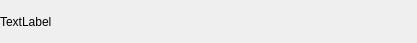
<?xml version="1.0" encoding="UTF-8"?>
<ui version="4.0">
 <class>FriendLabel</class>
 <widget class="QWidget" name="FriendLabel">
  <property name="geometry">
   <rect>
    <x>0</x>
    <y>0</y>
    <width>417</width>
    <height>43</height>
   </rect>
  </property>
  <property name="minimumSize">
   <size>
    <width>0</width>
    <height>43</height>
   </size>
  </property>
  <property name="maximumSize">
   <size>
    <width>16777215</width>
    <height>43</height>
   </size>
  </property>
  <property name="windowTitle">
   <string>Form</string>
  </property>
  <layout class="QHBoxLayout" name="horizontalLayout">
   <property name="spacing">
    <number>0</number>
   </property>
   <property name="leftMargin">
    <number>0</number>
   </property>
   <property name="topMargin">
    <number>0</number>
   </property>
   <property name="rightMargin">
    <number>0</number>
   </property>
   <property name="bottomMargin">
    <number>0</number>
   </property>
   <item>
    <widget class="QLabel" name="tip_lb">
     <property name="text">
      <string>TextLabel</string>
     </property>
    </widget>
   </item>
   <item>
    <widget class="QWidget" name="close_wid" native="true">
     <property name="minimumSize">
      <size>
       <width>25</width>
       <height>25</height>
      </size>
     </property>
     <property name="maximumSize">
      <size>
       <width>25</width>
       <height>25</height>
      </size>
     </property>
     <layout class="QHBoxLayout" name="horizontalLayout_2">
      <property name="spacing">
       <number>0</number>
      </property>
      <property name="leftMargin">
       <number>0</number>
      </property>
      <property name="topMargin">
       <number>0</number>
      </property>
      <property name="rightMargin">
       <number>0</number>
      </property>
      <property name="bottomMargin">
       <number>0</number>
      </property>
      <item>
       <widget class="ClickedLabel" name="close_lb">
        <property name="minimumSize">
         <size>
          <width>15</width>
          <height>15</height>
         </size>
        </property>
        <property name="maximumSize">
         <size>
          <width>15</width>
          <height>15</height>
         </size>
        </property>
        <property name="styleSheet">
         <string notr="true">border-image:url(:/res/tipclose.png)</string>
        </property>
        <property name="text">
         <string/>
        </property>
       </widget>
      </item>
     </layout>
    </widget>
   </item>
  </layout>
 </widget>
 <customwidgets>
  <customwidget>
   <class>ClickedLabel</class>
   <extends>QLabel</extends>
   <header location="global">clickedlabel.h</header>
  </customwidget>
 </customwidgets>
 <resources/>
 <connections/>
</ui>
